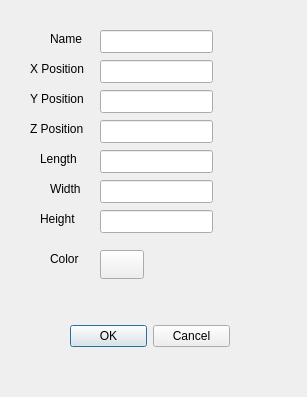
<ui version="4.0" >
 <class>SourcePropertiesDialog</class>
 <widget class="QDialog" name="SourcePropertiesDialog" >
  <property name="geometry" >
   <rect>
    <x>0</x>
    <y>0</y>
    <width>307</width>
    <height>397</height>
   </rect>
  </property>
  <property name="windowTitle" >
   <string>Source Proterties</string>
  </property>
  <widget class="QDialogButtonBox" name="buttonBox" >
   <property name="geometry" >
    <rect>
     <x>70</x>
     <y>320</y>
     <width>160</width>
     <height>32</height>
    </rect>
   </property>
   <property name="orientation" >
    <enum>Qt::Horizontal</enum>
   </property>
   <property name="standardButtons" >
    <set>QDialogButtonBox::Cancel|QDialogButtonBox::NoButton|QDialogButtonBox::Ok</set>
   </property>
  </widget>
  <widget class="QLineEdit" name="_width" >
   <property name="geometry" >
    <rect>
     <x>100</x>
     <y>180</y>
     <width>113</width>
     <height>23</height>
    </rect>
   </property>
  </widget>
  <widget class="QLineEdit" name="_height" >
   <property name="geometry" >
    <rect>
     <x>100</x>
     <y>210</y>
     <width>113</width>
     <height>23</height>
    </rect>
   </property>
  </widget>
  <widget class="QLineEdit" name="_xpos" >
   <property name="geometry" >
    <rect>
     <x>100</x>
     <y>60</y>
     <width>113</width>
     <height>23</height>
    </rect>
   </property>
  </widget>
  <widget class="QLabel" name="label_4" >
   <property name="geometry" >
    <rect>
     <x>30</x>
     <y>120</y>
     <width>55</width>
     <height>18</height>
    </rect>
   </property>
   <property name="text" >
    <string>Z Position</string>
   </property>
  </widget>
  <widget class="QLineEdit" name="_zpos" >
   <property name="geometry" >
    <rect>
     <x>100</x>
     <y>120</y>
     <width>113</width>
     <height>23</height>
    </rect>
   </property>
  </widget>
  <widget class="QLineEdit" name="_length" >
   <property name="geometry" >
    <rect>
     <x>100</x>
     <y>150</y>
     <width>113</width>
     <height>23</height>
    </rect>
   </property>
  </widget>
  <widget class="QLabel" name="label_8" >
   <property name="geometry" >
    <rect>
     <x>50</x>
     <y>30</y>
     <width>33</width>
     <height>18</height>
    </rect>
   </property>
   <property name="text" >
    <string>Name</string>
   </property>
  </widget>
  <widget class="QLabel" name="label_15" >
   <property name="geometry" >
    <rect>
     <x>50</x>
     <y>250</y>
     <width>31</width>
     <height>18</height>
    </rect>
   </property>
   <property name="text" >
    <string>Color</string>
   </property>
  </widget>
  <widget class="QLineEdit" name="_ypos" >
   <property name="geometry" >
    <rect>
     <x>100</x>
     <y>90</y>
     <width>113</width>
     <height>23</height>
    </rect>
   </property>
  </widget>
  <widget class="QLabel" name="label_6" >
   <property name="geometry" >
    <rect>
     <x>50</x>
     <y>180</y>
     <width>33</width>
     <height>18</height>
    </rect>
   </property>
   <property name="text" >
    <string>Width</string>
   </property>
  </widget>
  <widget class="QLabel" name="label" >
   <property name="geometry" >
    <rect>
     <x>30</x>
     <y>60</y>
     <width>56</width>
     <height>18</height>
    </rect>
   </property>
   <property name="text" >
    <string>X Position</string>
   </property>
  </widget>
  <widget class="QLabel" name="label_7" >
   <property name="geometry" >
    <rect>
     <x>40</x>
     <y>210</y>
     <width>36</width>
     <height>18</height>
    </rect>
   </property>
   <property name="text" >
    <string>Height</string>
   </property>
  </widget>
  <widget class="QLineEdit" name="_name" >
   <property name="geometry" >
    <rect>
     <x>100</x>
     <y>30</y>
     <width>113</width>
     <height>23</height>
    </rect>
   </property>
  </widget>
  <widget class="QtTools::ColorButton" name="_color" >
   <property name="geometry" >
    <rect>
     <x>100</x>
     <y>250</y>
     <width>44</width>
     <height>29</height>
    </rect>
   </property>
   <property name="text" >
    <string/>
   </property>
  </widget>
  <widget class="QLabel" name="label_5" >
   <property name="geometry" >
    <rect>
     <x>40</x>
     <y>150</y>
     <width>38</width>
     <height>18</height>
    </rect>
   </property>
   <property name="text" >
    <string>Length</string>
   </property>
  </widget>
  <widget class="QLabel" name="label_3" >
   <property name="geometry" >
    <rect>
     <x>30</x>
     <y>90</y>
     <width>55</width>
     <height>18</height>
    </rect>
   </property>
   <property name="text" >
    <string>Y Position</string>
   </property>
  </widget>
 </widget>
 <customwidgets>
  <customwidget>
   <class>QtTools::ColorButton</class>
   <extends>QPushButton</extends>
   <header>QtTools/ColorButton.h</header>
  </customwidget>
 </customwidgets>
 <resources/>
 <connections>
  <connection>
   <sender>buttonBox</sender>
   <signal>accepted()</signal>
   <receiver>SourcePropertiesDialog</receiver>
   <slot>accept()</slot>
   <hints>
    <hint type="sourcelabel" >
     <x>248</x>
     <y>254</y>
    </hint>
    <hint type="destinationlabel" >
     <x>157</x>
     <y>274</y>
    </hint>
   </hints>
  </connection>
  <connection>
   <sender>buttonBox</sender>
   <signal>rejected()</signal>
   <receiver>SourcePropertiesDialog</receiver>
   <slot>reject()</slot>
   <hints>
    <hint type="sourcelabel" >
     <x>316</x>
     <y>260</y>
    </hint>
    <hint type="destinationlabel" >
     <x>286</x>
     <y>274</y>
    </hint>
   </hints>
  </connection>
 </connections>
</ui>
